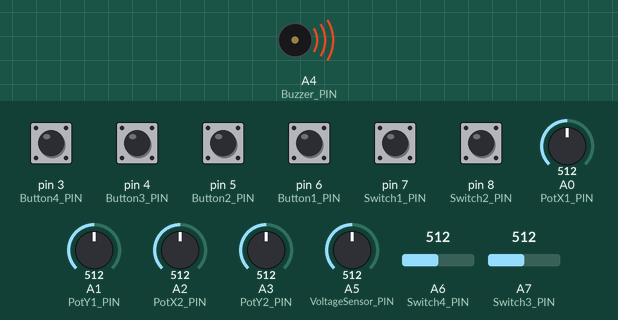
Simulated run of this program. Board: Arduino Nano, built with avr-gcc and run on an emulated ATmega328P. On the bench: buzzer (waves = sounding, pin HIGH). The inputs (shaded band) are chosen by the test bench; at power-on: pin 3 (Button4_PIN), pin 4 (Button3_PIN), pin 5 (Button2_PIN), pin 6 (Button1_PIN), pin 7 (Switch1_PIN), pin 8 (Switch2_PIN) HIGH, A2 (PotX2_PIN) = 512, A0 (PotX1_PIN) = 512, A1 (PotY1_PIN) = 512, A3 (PotY2_PIN) = 512, A5 (VoltageSensor_PIN) = 512, A6 (Switch4_PIN) = 512, A7 (Switch3_PIN) = 512. No radio packets arrive unless stated; what the program prints to the serial monitor is not drawn.

Above: at 1.11 s.
At 2.2 s:
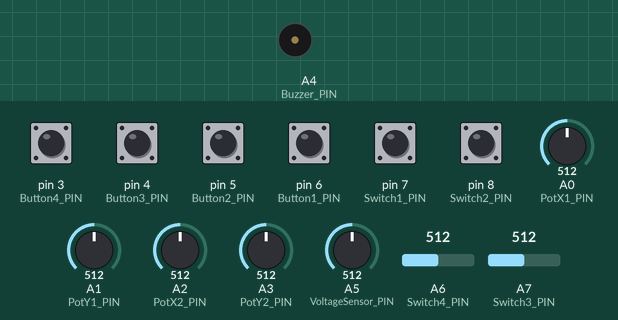
2.3 s: A2 (PotX2_PIN) set to 109
5.3 s: A2 (PotX2_PIN) set to 89
Timing chart, 0 to 8.3 s (numbered marks = the images above; inputs shaded):
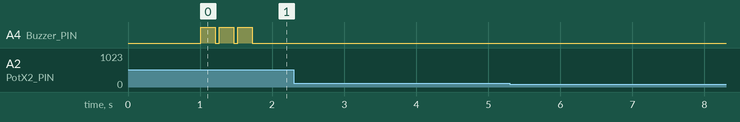

Measured:
- after the input at 2.3 s, every drawn part: stays the same
- after the input at 5.3 s, every drawn part: stays the same
- by itself, A4 (Buzzer_PIN): alternates HIGH for 0.21 s and LOW for 0.05 s, 6 changes in all, then stays LOW

The program:

main.cpp
```cpp
//------ Libraries
#include <Arduino.h>
#include <SPI.h>
#include <nRF24L01.h>
#include <RF24.h>

//------- Pins definition
#define SCK_PIN 13
#define MISO_PIN 12
#define MOSI_PIN 11
#define CSN_PIN 10
#define CE_PIN 9
#define Button1_PIN 6
#define Button2_PIN 5
#define Button3_PIN 4
#define Button4_PIN 3
#define PotX1_PIN A0
#define PotY1_PIN A1
#define PotX2_PIN A2
#define PotY2_PIN A3
#define Buzzer_PIN A4
#define VoltageSensor_PIN A5
#define Switch1_PIN 7
#define Switch2_PIN 8
#define Switch3_PIN A7
#define Switch4_PIN A6

//------- Radio data structure definition
typedef struct RADIO_DATA_STRUCT {
	byte switch1;
	byte switch2;
	byte switch3;
	byte switch4;
	byte button1;
	byte button2;
	byte button3;
	byte button4;
	byte j1PotX;
	byte j1PotY;
	byte j2PotX;
	byte j2PotY;
} radio_data_struct;

//------- Radio variables
const uint64_t pipe = 0xE8E8F0F0E1LL;
RF24 radio(CE_PIN,CSN_PIN);
radio_data_struct data;

//------ Battery variables
#define BatteryMax 4.0
#define BatteryMin 3.2
unsigned long beeping_time, non_beeping_time, periode_time;
int beeping_counter;
bool buzzer_is_beeping;
double battery_voltage;

//------ Input variables
const byte input_pins[8] = {Switch1_PIN,Switch2_PIN,Switch3_PIN,Switch4_PIN,Button1_PIN,Button2_PIN,Button3_PIN,Button4_PIN};
const byte joystick_pins[4] = {PotX1_PIN,PotY1_PIN,PotX2_PIN,PotY2_PIN};
byte current_input_val[8];
int current_joystick_val[4];
byte* struct_members = &data.switch1;

//------ Input variables
unsigned long current_loop_time, last_loop_time;

//------ Function headers
void read_inputs();
void write_inputs();
void check_battery();
void print();

//======================================
//              SETUP
//======================================
void setup() {
	// Set Pin_Modes
	pinMode(Button1_PIN,INPUT_PULLUP);
	pinMode(Button2_PIN,INPUT_PULLUP);
	pinMode(Button3_PIN,INPUT_PULLUP);
	pinMode(Button4_PIN,INPUT_PULLUP);
	pinMode(Switch1_PIN,INPUT_PULLUP);
	pinMode(Switch2_PIN,INPUT_PULLUP);
	pinMode(Switch3_PIN,INPUT_PULLUP);
	pinMode(Switch4_PIN,INPUT_PULLUP);
	pinMode(PotX1_PIN,INPUT);
	pinMode(PotY1_PIN,INPUT);
	pinMode(PotX2_PIN,INPUT);
	pinMode(PotY2_PIN,INPUT);
	pinMode(VoltageSensor_PIN,INPUT);
	pinMode(Buzzer_PIN,OUTPUT);

	// Inicialize radio
	Serial.begin(115200);
	radio.begin();
	radio.openWritingPipe(pipe);
	radio.setChannel(90);
	radio.setAutoAck(false);
	radio.setDataRate(RF24_250KBPS);
	radio.setPALevel(RF24_PA_LOW);
	delay(1000);
}

//======================================
//               LOOP
//======================================
void loop() {
	current_loop_time = micros();
	if(current_loop_time - last_loop_time > 2000){
		read_inputs();
		write_inputs();
		check_battery();
		print();
		last_loop_time = current_loop_time;
	}
}

//======================================
//             Functions
//======================================
void read_inputs(){
	for(int i = 2; i < 4; i++){
		if(analogRead(input_pins[i]) > 400){
			current_input_val[i] = 0;
		}
		else{
			current_input_val[i] = 1;
		}
	}
	for(int i = 0; i < 2; i++){
		current_input_val[i] = !digitalRead(input_pins[i]);
	}
	for(int i = 4; i < 8; i++){
		current_input_val[i] = !digitalRead(input_pins[i]);
	}
	for(int i = 0; i < 4; i++){
		current_joystick_val[i] = analogRead(joystick_pins[i]);
	}
}

void write_inputs(){
	for(int i = 0; i < 8; i++){
		struct_members[i] = current_input_val[i];
	}
	for(int i = 8; i < 12; i++){
		struct_members[i] = 0; //current_joystick_val[i-8];
	}
	radio.write(&data,sizeof(radio_data_struct));
}

void check_battery(){
	battery_voltage = map(analogRead(VoltageSensor_PIN),0,1023,0,500)/100.0;
	if(battery_voltage <= BatteryMin){
		if(millis() - periode_time > 30000 || beeping_counter < 3){
			if(millis() - periode_time > 30000){
				beeping_counter = 0;
				periode_time = millis();
			}
			if(!buzzer_is_beeping && millis() - non_beeping_time > 50){
				digitalWrite(Buzzer_PIN,HIGH);
				buzzer_is_beeping = true;
				beeping_time = millis();
			}
			if(buzzer_is_beeping && millis() - beeping_time > 200){
				digitalWrite(Buzzer_PIN,LOW);
				buzzer_is_beeping = false;
				non_beeping_time = millis();
				periode_time = millis();
				beeping_counter++;
			}
		}
	}

}

void print(){
	for(int i = 0; i < 8; i++){
		Serial.print(current_input_val[i]);
		Serial.print(" , ");
	}

	for(int i = 0; i < 4; i++){
		Serial.print(current_joystick_val[i]);
		Serial.print(" , ");
	}

	Serial.println(battery_voltage);
}
```
